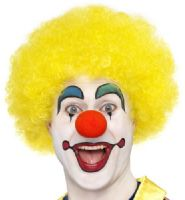
#> input picture exercise_0/clown.jpg, 185 x 200 px, found by its file name
$ jupyter execute exercise_0_first_steps.ipynb   (shell and % lines are left out)
#> lines starting #> are read from the running program, lines starting #| are printed output that depends on the picture; long printed decimals are rounded
# A hands-on Python tutorial
This tutorial will guide you through the basics of Python. We will present 3 problems to solve to be well-equipped for solving computer vision tasks with this language.

## Part 1. Python basics
Python is a very simple language.
To define a variable, simply use the equation sign:
```python
x = 3
```
Then, you can print the value of the variable with the printing command:
```python
print(x)
```

Standard mathematical operations are done with +,-,/ and * commands.

*Task 1.1.* In the cell below, compute how many foreign residents Switzerland had in 2015 if the total number of inhabitants was 8327126 and the fraction of foreigners was 24.6%. Hint: use round() function to remove decimals from your result.

[cell 1]
# SOLUTION HERE
print(int(round(8327126 * 24.6/100, 0)))

Result: 2048473

To define a function, use syntax as in the following example:
```python
def compute_number_of_days(age):
    # this function roughly computes the number of days a person has lived
    days = age * 365
    return days

```
The function will return the variable written next to the ```return``` word and will stop execution after. To add a comment to your code (that will not be executed and is just needed to make the code better readable, use hash (```#```).
To call a function after its definition, just type its name and pass its arguments in the brackets, as in the example below.
```python
days = compute_number_of_days(22)
```

Functions can also be called from inside another function:
```python
def print_congratulations(age, name):
    days = compute_number_of_days(age)
    print('Hello ' + name + '! You have already lived on this planet for ' + str(days) + ' days!')
```
In this example, we use + to concatenate strings. ```days``` is not a string but a number, so we use the ```str``` function to convert it to a string before concatenation.

If you call
```python
print_congratulations(22, 'Nikolay')
```
the function will print
```
Hello Nikolay! You have already lived on this planet for 8030 days!
```

Another important concept of Python is lists. Lists are similar to arrays in other languages, and are used to aggregate multiple (dis)similar objects in a sequence. It is very easy to define them as in the following example:
```python
ages_parents = [51, 52]
ages_children = [2, 4, 10]
```
This code creates 2 lists. The first list stores ages of parents, and the second stores ages of their kids. You can easily concatenate arrays with the plus sign:
```python
ages_family = ages_parents + ages_children
print(ages_family)
```
This code will print
```
[51, 52, 2, 4, 10]
```

Another important structure in Python is the ```for``` loop, which is used to repeatedly perform the same operation. You can call a ```for``` loop for each element of a list in the way shown below:
```python
total_age = 0
for age in ages_family:
    total_age = total_age + age
print(total_age)
```
This code will print 119, which is the total age of the people in the family. Note that you must *indent* the commands inside the ```for``` loop. The end of these commands is implicitly defined by switching to the previous indentation level. This is also the case for other Python structures, such as function definitions, ```while``` loops etc.

However, you can also iterate with an index and not array elements. This is useful in many cases, for example, when you have a second array that corresponds to the first one. Consider the following example:
```python
ages_family = [51, 52, 2, 4, 10]
names = ['Patrick', 'Maria', 'Emma', 'Jordi', 'Vasiliy']
```
We have two lists, the first containing the ages of family members and the second containing their names. To find out the length of an array, you can use ```len()``` command. For example,
```python
print(len(names))
```
will print 5. Knowing the length of the list, you can iterate over it by using indexing. Consider the following example:
```python
for i in range(0, len(names)):
    current_name = names[i]
    current_age = ages_family[i]
    print_congratulations(current_age, current_name)

```
Here, we use ```[i]``` to access the i-th element of the list. The above code will print the following:
```
Hello Patrick! You have already lived on this planet for 18615 days!
Hello Maria! You have already lived on this planet for 18980 days!
Hello Emma! You have already lived on this planet for 730 days!
Hello Jordi! You have already lived on this planet for 1460 days!
Hello Vasiliy! You have already lived on this planet for 3650 days!
```

You can also nest the loops inside each other – but be sure you don't forget to use proper indentation and a different index variable for each loop. Have a look at the next example:
```python
for i in range(3, 7):
    for j in range (100, 103):
        mul = i * j
        print('If you multiply ' + str(i) + ' by ' + str(j) + ', you get ' + str(mul))
```
It will print
```
If you multiply 3 by 100, you get 300
If you multiply 3 by 101, you get 303
If you multiply 3 by 102, you get 306
If you multiply 4 by 100, you get 400
If you multiply 4 by 101, you get 404
If you multiply 4 by 102, you get 408
If you multiply 5 by 100, you get 500
If you multiply 5 by 101, you get 505
If you multiply 5 by 102, you get 510
If you multiply 6 by 100, you get 600
If you multiply 6 by 101, you get 606
If you multiply 6 by 102, you get 612
```

*Task 1.2.* For a triangle with base $b$ and height $h_b$, the area is computed as $A=\frac{h_b b}{2}$. You have 100 triangles with base sizes linearly growing from 1 to 100 and heights decreasing from 150 to 51. Write code to compute the total area of all the triangles. You need to define a function to compute an area of one triangle, and then use a for loop to compute the total sum. A hint: when defining the function for area calculation, divide not by 2 but by 2.0. This will trigger *type coercion* so that a floating-point division is performed instead of an integer division. E.g. 5 / 2 = 2, but 5 / 2.0 = 2.5.

[cell 2]
# SOLUTION HERE

base = [b for b in range(1,101)]
heights = [h for h in range(150, 50, -1)]

def area_t(b, h):
    return (h * b) / 2.0

total_sum = 0
for t in range(0,100):
    total_sum += area_t(base[t], heights[t])

print(total_sum)

Result: 212100

## Part 2. Working with matrices
The real power of Python is revealed when it comes to packages. Packages can be thought of as libraries and provide code and functions for specific applications. One of the most important and popular packages in Python is **numpy**. It is designed for scientific computing and has excellent support for matrix operations that are essential in Computer Vision. It is also well-documented online (e.g. https://docs.scipy.org/doc/numpy-1.13.0/reference/), with detailed explanations of functions, arguments, concepts etc.

To get started with numpy, you first have to import this package. This is done as follows:
```python
import numpy as np
```

This will import the numpy package under the name 'np'. For example, to generate a random number, one has to call
```python
x = np.random.rand()
```
This calls ```rand()``` function from the ```random``` subpackage.

To define a numpy matrix, the following syntax can be used:
```python
A = np.matrix([[1, 2], [3, 4], [5, 6]])
```
This will create the following matrix:
$A = \begin{pmatrix} 1 & 2 \\ 3 & 4 \\ 5 & 6 \end{pmatrix}$.

If you are interested in the dimensions of the matrix, use the ```shape()``` function. For example,
```python
print(np.shape(A))
```
will print ```(3, 2)```.

To define a vector, use the ```array``` constructor, as follows:
```python
b = np.array([1, 2])
```
To left-multiply a vector by matrix, use ```dot()``` operation:
```python
r = A.dot(b)
print(r)
```
will print
```
[[ 5]
 [11]
 [17]]
```
Please note that this results in a matrix of shape (3, 1). To transpose a matrix, use a ```.T``` construction:
```python
print(r.T)
```
will print
```
[[ 5 11 17]]
```

To find a maximal value in the array, you can use the ```max()``` function from numpy:
```python
print(np.max(r))
```
will print
```
17
```
To find the index of the element that contains the maximal value, use the ```argmax()``` function:
```python
print(np.argmax(r))
```
will print
```
2
```
This is because indices in Python are zero-based, and the last element of a vector of length 3 has index 2.

*Task 2.1.* You have 50 warehouses that store 3 products with the prices CHF 3, 5, and 1 per product item. The quantity of each product in each warehouse is a random variable uniformly sampled between 1 and 10. Find the warehouse that has the highest value of goods in total. We suggest the following steps to solve the problem:
* Define random matrix of product quantities. For that, use numpy function ```np.random.randint(vmin, vmax, (rows, cols))```, where ```vmin``` and ```vmax``` are the minimal and maximal values of uniform distribution, and ```rows``` and ```cols``` define the dimensions of the matrix.
* Define the vector of prices.
* Compute the dot product between the matrix and the vector.
* Use ```argmax()``` to compute the index of the warehouse with the highest value of goods.

[cell 3]
# SOLUTION HERE
import numpy as np
vmin = 1
vmax = 10
rows = 3  # product quantities
cols = 3  # warehouses
prices = np.array([3, 5, 1])

M = np.random.randint(vmin, vmax, (rows, cols)).T

print(f"M quantitites:\n{M}")

values = M.dot(prices).T

print(f"M values.....:\n{values}")

w_high = np.argmax(values)
print(f"M highest value (warehouse with the highest value of goods):\n{w_high}\nquantities:{M[w_high]}")

## Part 3. Working with images
This part will be rather passive. We will guide you through steps for building a naive object detector. Your goal is to follow the code and understand what is happening in every line. Ask a TA if you do not understand something.

We start by loading the needed packages.

[cell 4]
import numpy as np
# We need cv2 for reading an image file
import cv2
# This is a plotting tool for python. We will use it for image visualization
import matplotlib.pyplot as plt
# This is a special command for Jupyter notebook. It forces plots to be refreshed
# when you recompute a cell

Now we are ready to load the picture and plot it! When an image is loaded, it is a matrix of size (height, width, 3). 3 comes from the fact that there are 3 color channels (red, green and blue). By default, the numbers are integers in range between 0 and 255. We will divide them by 255 to obtain a matrix with values in range (0, 1).

[cell 5]
clown = cv2.imread('C:\\Users\\lukaszbinden\\Dropbox\\UniFR\\Phd\\Lectures\\Image Analysis and Computer Vision HS2020\\Exercises\\exercise_0\\clown.jpg')
#> clown is the input picture: shape (200, 185, 3); mean B, G, R 145.4, 218.8, 234.5
clown = cv2.cvtColor(clown, cv2.COLOR_BGR2RGB)
clown = clown / 255.0
plt.imshow(clown)

[cell 6]
np.shape(clown)
#> Out = (200, 185, 3)

We will implement a naive red nose detector. It just detects the red-most pixel in the image. During the course, you will learn more sophisticated ways of solving similar tasks. We present this instructional method to show you the pythonic way of solving matrix-related problems.

We will introduce another image that is just filled with red color. Then, we will compute the difference between the clown picture and the red one and will take the pixel with the smallest difference as the point where the nose is.

First, let us define an image that is just red. As images are encoded with red, green, and blue channels, we create a matrix of the same size as the clown picture. We set the red channel to 1, and green and blue to 0 (that happens by default as we initialize the whole matrix with zeros).

[cell 7]
red = np.zeros(np.shape(clown))
# Setting red channel (that has index 0) to 1
red[:,:,0] = 1
plt.imshow(red)
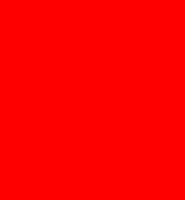
#> shown: shape (200, 185, 3) float64; mean R, G, B 1, 0, 0

[cell 8]
np.shape(red)

Now we want to compare pixels between the two images. We will use the standard mean-square distance for that:

$d_{ij} = \sqrt{\sum_{k=1}^{3}(s_{ijk} - t_{ijk})^2}$

Every element $d_{ij}$ of the distance matrix $D$ is just a Euclidean distance between pixel values for all 3 color channels in two compared images $S$ and $T$.

To solve this equation in a pythonic way, we first simplify it by splitting it into two tasks:

$r = s - t$

$d_{ij} = \sqrt{\sum_{k=1}^{3}r_{ijk}^2}$

This is exactly the same math, but the beauty of this approach is that one can compute both values with very simple matrix operations. To compute $r$, one simply has to subtract the matrices from each other. The definition of $d_{ij}$ is just a definition of Euclidean norm, for which numpy has a function. So the whole computation can be done with 2 lines of code.

[cell 9]
r = clown - red
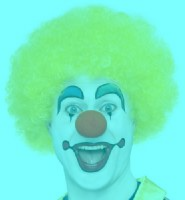
#> r: shape (200, 185, 3) float64; mean R, G, B -0.0805, 0.858, 0.57; drawn with min black and max white
print(np.shape(r))
#| (200, 185, 3)
# The np.linalg.norm function computes the norm of a vector. We are giving it a tensor of size (200, 185, 3).
# By default, it will give one number that will be the norm of all items in this tensor. However, if we provide
# the axis argument, the function will only compute norm in the given dimension. If we set axis to 2, we get a
# matrix of size (200, 185), every element of which is a norm of (r, g, b) values of a corresponding pixel.
d = np.linalg.norm(r, axis=2)
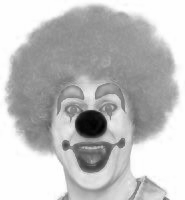
#> d: shape (200, 185) float64; min 0.134, max 1.41, mean 1.09; drawn with min black and max white
print(np.shape(d))
#| (200, 185)
# When given a matrix with values, the imshow function color-maps them.
plt.imshow(d)

[cell 10]
np.shape(d)
#> Out = (200, 185)

[cell 11]
maxind = np.argmin(d)
#> maxind = 23412
maxind
#> Out = 23412

Now we can detect the pixel with the lowest value in the matrix (that will be the pixel that corresponds to the red-most pixel in the original image). The ```argmin``` function returns an index of the matrix element that has the lowest value. This index is a number from 0 to $N-1$, where $N$ is the number of elements in the matrix. To convert it to (x, y) coordinates, the ```unravel_index``` function needs to be used.

[cell 12]
# We obtain the height and width of the image
clown_hw = np.shape(clown)[0:2]
#> clown_hw = (200, 185)
(y, x) = np.unravel_index(maxind, clown_hw)
#> y = 126; x = 102
print(f"{x} {y}")
#| 102 126
print(f"{d[x, y]}")
#| 0.9998

The ```scatter``` function can be used for drawing a blue point in the picture to identify the nose pixel that our detector has identified.

[cell 13]
plt.scatter(x, y)
plt.imshow(clown)
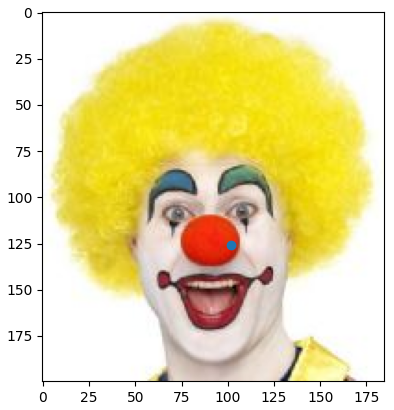
#> figure drawn by matplotlib, 1 panel
